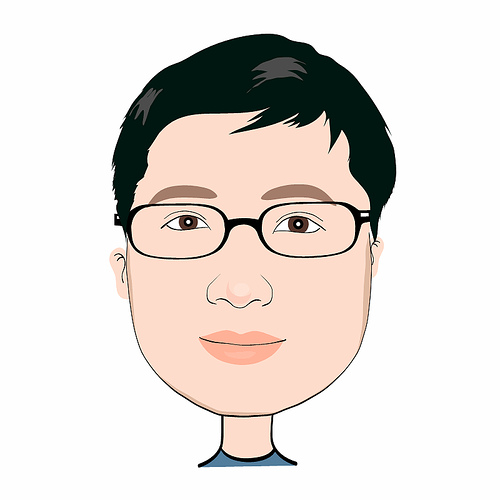
//> input picture Warping/imgs/1.jpg, 500 x 500 px
$ ./picture   (built with g++ and OpenCV 4)
//> lines starting //> are read from the running program, lines starting //| are printed output that depends on the picture; after the words box and inside, x2 and y2 are one past the last pixel; in counts of white or black regions, pixels touching at a corner belong together
### Warping/IDW.h
#ifndef __IDW__
#define __IDW__

#include <iostream>
#include <cstdio>
#include <string>
#include <vector>
#include <algorithm>
#include <cmath>

#include "opencv2/opencv.hpp"

#define EPS 1e-7

class IDW
{
public:
    IDW();
    void SetStartControlPoint(std::vector<cv::Point> s);
    void SetEndControlPoint(std::vector<cv::Point> e);
    cv::Mat Transform(cv::Mat input);

private:
    double Distance(cv::Point &p, cv::Point &q);
    std::vector<double> GetControlPointWeight(cv::Point input);
    cv::Point GetTransformPoint(cv::Point input);

    double weight_;
    std::vector<cv::Point> startControlPoint_;
    std::vector<cv::Point> endControlPoint_;

};

#endif

### Warping/IDW.cpp
#include "IDW.h"

IDW::IDW()
{
    weight_ = 2;
}

double IDW::Distance(cv::Point &p, cv::Point &q)
{
    cv::Point diff = p - q;
    return cv::sqrt(diff.x * diff.x + diff.y * diff.y);
}

void IDW::SetStartControlPoint(std::vector<cv::Point> s)
{
    startControlPoint_ = s;
}

void IDW::SetEndControlPoint(std::vector<cv::Point> e)
{
    endControlPoint_ = e;
}

cv::Point IDW::GetTransformPoint(cv::Point input)
{
    double x = 0, y = 0;
    std::vector<double> weightMap = GetControlPointWeight(input);
    for (int i = 0; i < startControlPoint_.size(); i++)
    {
        double offsetX = startControlPoint_[i].x - endControlPoint_[i].x;
        double offsetY = startControlPoint_[i].y - endControlPoint_[i].y;
        x += offsetX * weightMap[i];
        y += offsetY * weightMap[i];
    }
    return cv::Point(input.x + x, input.y + y);
}

std::vector<double> IDW::GetControlPointWeight(cv::Point input)
{
    std::vector<double> weightMap;
    double weightSum = 0;
    for (int i = 0; i < startControlPoint_.size(); i++)
    {
        double temp = 1 / (Distance(endControlPoint_[i], input) + EPS);
        temp = pow(temp, weight_);
        weightSum = weightSum + temp;
        weightMap.push_back(temp);
    }
    for (int i = 0; i < startControlPoint_.size(); i++)
    {
        weightMap[i] /= weightSum;
    }
    return weightMap;
}

cv::Mat IDW::Transform(cv::Mat input)
{
    cv::Mat output(input.rows, input.cols, input.type());
    for (int j = 0; j < output.rows; j++)
    {
        for (int i = 0; i < output.cols; i++)
        {
            cv::Point temp = GetTransformPoint(cv::Point(i, j));
            if (temp.x >= 0 && temp.y >= 0 && temp.x < output.cols && temp.y < output.rows)
            {
                output.at<cv::Vec3b>(j, i)[0] = input.at<cv::Vec3b>(temp.y, temp.x)[0];
                output.at<cv::Vec3b>(j, i)[1] = input.at<cv::Vec3b>(temp.y, temp.x)[1];
                output.at<cv::Vec3b>(j, i)[2] = input.at<cv::Vec3b>(temp.y, temp.x)[2];
            }
        }
    }
    return output;
}

### Warping/picture.cpp
#include "IDW.h"

int main()
{
    cv::Mat input = cv::imread("imgs/1.jpg");
//> input is the input picture: 500 rows x 500 cols, CV_8UC3; mean B, G, R 215.4, 220.1, 226.5

    std::vector<cv::Point> startPoint
    {
        cv::Point(133, 313), cv::Point(139, 345), cv::Point(163, 378), cv::Point(195, 400), cv::Point(244, 412),
        cv::Point(305, 398), cv::Point(340, 376), cv::Point(361, 336), cv::Point(366, 307)
    };
    std::vector<cv::Point> endPoint
    {
        cv::Point(140, 313), cv::Point(150, 345), cv::Point(175, 378), cv::Point(205, 400), cv::Point(244, 412),
        cv::Point(290, 398), cv::Point(328, 376), cv::Point(350, 336), cv::Point(360, 307)
    };

    for (int i = 0; i <= 5; i++)
    {
        startPoint.push_back(cv::Point(0, input.rows * i / 5));
        endPoint.push_back(cv::Point(0, input.rows * i / 5));

        startPoint.push_back(cv::Point(input.cols - 1, input.rows * i / 5));
        endPoint.push_back(cv::Point(input.cols - 1, input.rows * i / 5));
    }


    IDW idw;
    idw.SetStartControlPoint(startPoint);
    idw.SetEndControlPoint(endPoint);

    cv::TickMeter tm;
    tm.start();
    cv::Mat output = idw.Transform(input);
//> after the loop in Transform, `for (int j = 0; j < output.rows; j++)`:
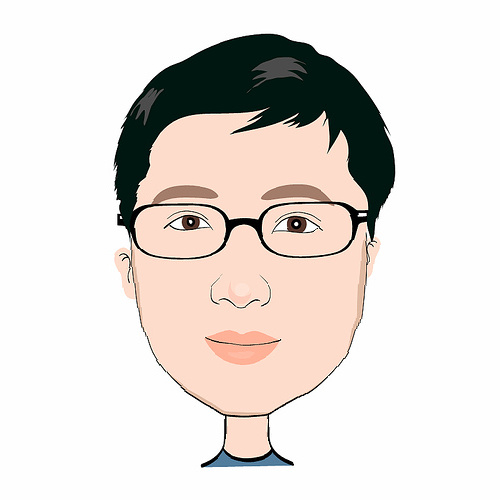
//> output: 500 rows x 500 cols, CV_8UC3; mean B, G, R 216.4, 220.9, 226.8
    tm.stop();
    std::cout << "FaceWarping: " << tm.getTimeMilli() << "ms" << std::endl;

    for(int i = 0; i < startPoint.size(); i++)
    {
        cv::line(input, startPoint[i], endPoint[i], cv::Scalar(255, 255, 0), 3);
        cv::circle(input, endPoint[i], 5, cv::Scalar(255, 0, 0), -1);

        cv::line(output, startPoint[i], endPoint[i], cv::Scalar(255, 255, 0), 3);
        cv::circle(output, endPoint[i], 5, cv::Scalar(255, 0, 0), -1);

    }
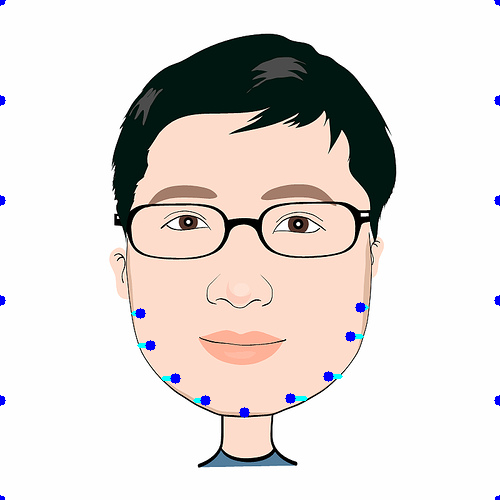
//> input: 500 rows x 500 cols, CV_8UC3; 0.59% of pixels changed, all inside (x1, y1, x2, y2) = (0, 0, 500, 500)
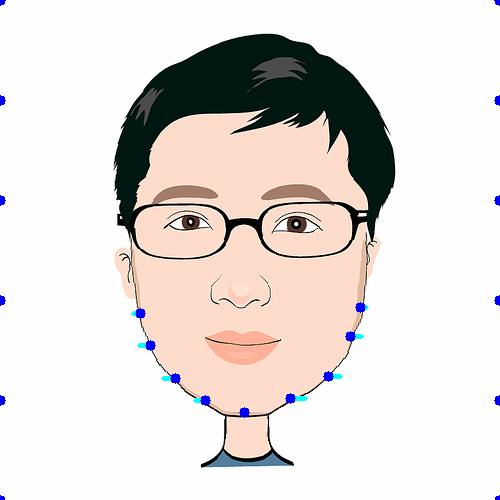
//> output: 500 rows x 500 cols, CV_8UC3; 0.59% of pixels changed, all inside (x1, y1, x2, y2) = (0, 0, 500, 500)
    cv::imshow("Input", input);
    cv::imshow("Output", output);

    cv::waitKey();
    cv::destroyAllWindows();

    return 0;
}
